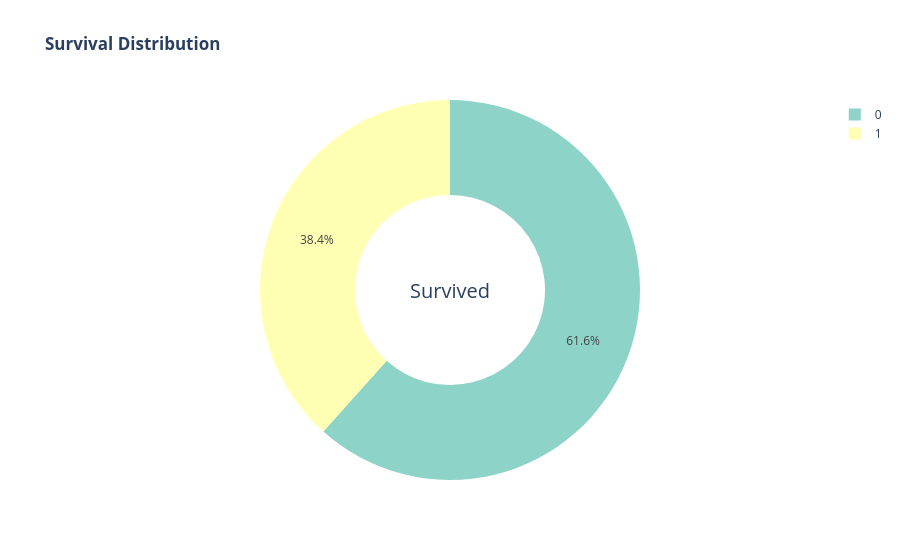

The code cell stored with this chart in its notebook:
### Code cell
fig = px.pie(df, names='Survived', 
                 title='<b>Survival Distribution</b>', 
                 color_discrete_sequence=px.colors.qualitative.Set3,
                 hole=0.5)
fig.update_layout(annotations=[dict(text='Survived', x=0.5, y=0.5, font_size=20, showarrow=False)])
fig.show()

### Figure 1 — Plotly figure (JSON) as saved in the notebook; plotly's stock layout.template omitted (floating-point values rounded to 4 significant figures; data arrays with more than 128 entries replaced by an {"elided": "..."} marker saying what was removed)
{"data": [{"domain": {"x": [0, 1], "y": [0, 1]}, "hole": 0.5, "hovertemplate": "Survived=%{label}<extra></extra>", "labels": {"elided": "891 int values"}, "legendgroup": "", "name": "", "showlegend": true, "type": "pie"}], "layout": {"annotations": [{"font": {"size": 20}, "showarrow": false, "text": "Survived", "x": 0.5, "y": 0.5}], "legend": {"tracegroupgap": 0}, "piecolorway": ["rgb(141,211,199)", "rgb(255,255,179)", "rgb(190,186,218)", "rgb(251,128,114)", "rgb(128,177,211)", "rgb(253,180,98)", "rgb(179,222,105)", "rgb(252,205,229)", "rgb(217,217,217)", "rgb(188,128,189)", "rgb(204,235,197)", "rgb(255,237,111)"], "title": {"text": "<b>Survival Distribution</b>"}}}
